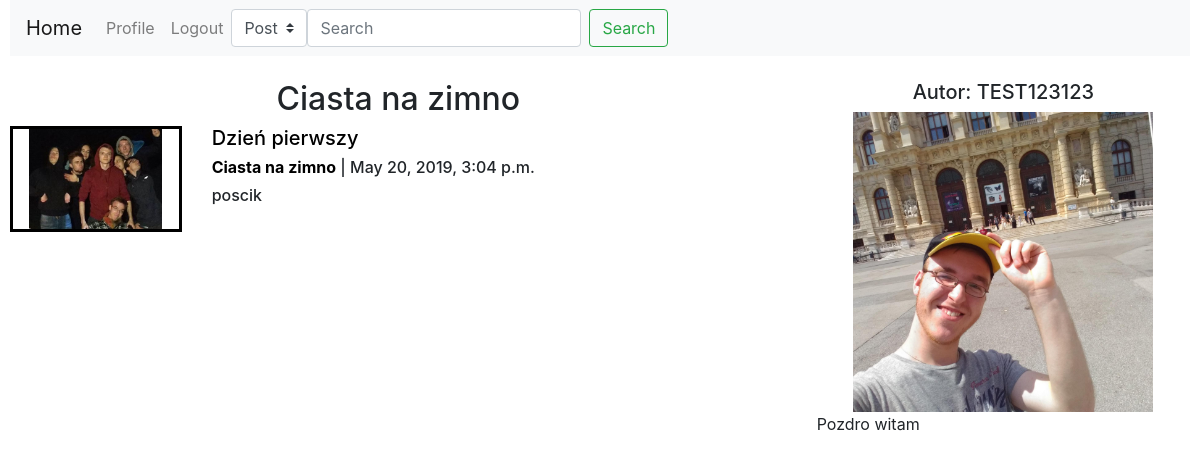
Page /blog/14 on the earlier database version.
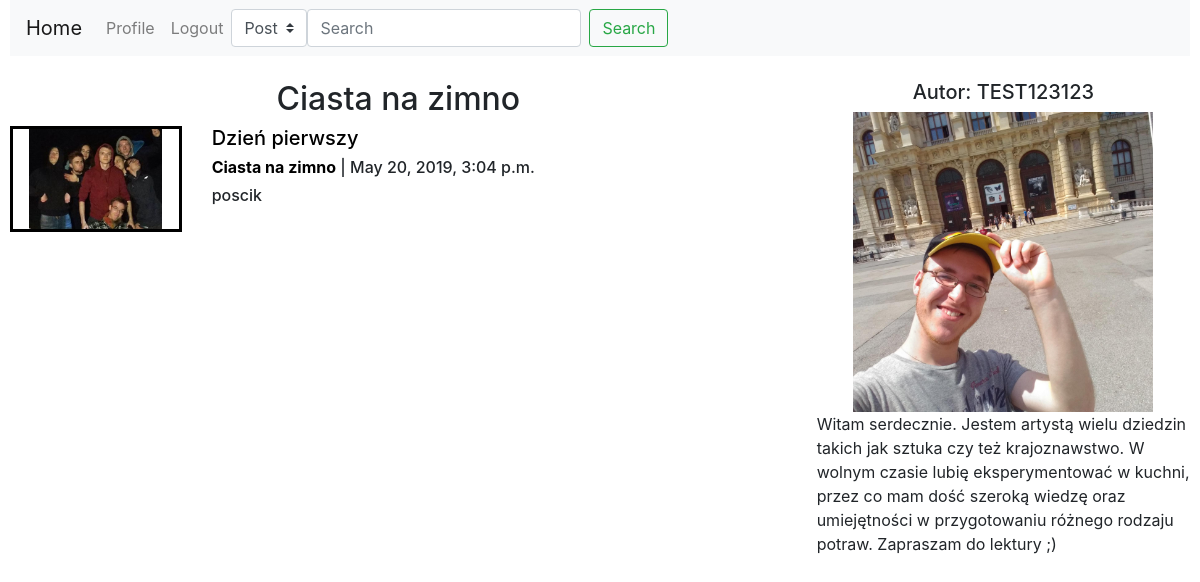
Same page on the later database version.
### Blog/models.py (models this page shows, shortened)
class Profil(models.Model):
    User=models.OneToOneField(User,on_delete=models.CASCADE,primary_key=True)
    Zdjecie=models.ImageField(default='Profilowe/default_pic.jpg',upload_to=path_and_rename)
    Opis=models.CharField(max_length=1000,blank=True)

### Blog/views.py (the view)
# urls.py: path('blog/<int:blog_id>',views.blog,name='blog'),
def blog(request,blog_id):
    posts= models.Post.objects.filter(IDBlog=blog_id)# wczytywanie plstow z bloga
    blog= models.Blog.objects.get(IDBlog=blog_id)
    user=blog.IDAutor
    profil= models.Profil.objects.get(User=user)
    return render(request,'Blog/blogPosts.html',{'profil':profil,'posts':posts,'blog':blog,'user':user})

### Blog/templates/Blog/blogPosts.html
{%extends 'Blog/base.html'%}
{%block content%}
<div class="row">
    <div class="col-8">
        <div class="text-center">
            <h2>{{blog.Nazwa}}</h2>
        </div>
        {% for post in posts%}
        <div class="media row">
                <a href="/post/{{post.IDPost}}" class="col-3">
                    <div class=" text-center" style="border-style: solid">
                      <img src="/Obrazki/{{post.Obraz}}" alt="obrazek" height="100px"/>
                    </div>
                </a>
                <div class="media-body col-7">
                  {%if post.Haslo%}
                  <a class="nav-item" data-toggle="modal" data-target="#exampleModalCentered{{post.IDPost}}" href="">
                    <h5 class="mt-0" style="float:left">{{post.Tytul}}&nbsp;&nbsp;&nbsp;&nbsp;&nbsp;</h5>
                  </a>
                  <img src="/Obrazki/Obrazki/lock.png" style="max-width:20px;max-height:20px;float:left"> <div style="clear:both"></div>
                      <div class="modal" id="exampleModalCentered{{post.IDPost}}" tabindex="-1" role="dialog" aria-labelledby="exampleModal CenteredLabel{{post.IDPost}}" aria-hidden="true">
                        <div class="modal-dialog modal-dialog-centered" role="document">
                          <div class="modal-content">
                            <div class="modal-header">
                              <h5 class="modal-title" id="exampleModalCenteredLabel{{post.IDPost}}">Post strzeżony hasłem</h5>
                              <input type="button" class="close" data-dismiss="modal" aria-label="Close">
                              <span aria-hidden="true">&times;</span>
                            </div>
                            <div class="modal-body">
                              <div class="form-group">
                                  <form action="/post/{{post.IDPost}}/" method="post">
                                    {% csrf_token %}
                                <input type="text" class="form-control" id="PasswordCheck" name="PasswordCheck" placeholder="Wprowadź hasło" >
                              </div>
                            </div>
                            <div class="modal-footer">
                              <button type="button" class="btn btn-secondary" data-dismiss="modal">Anuluj</button>
                              <input type="submit" class="btn btn-primary" id="PasswordCheckS" name="PasswordCheckS"  >
                            </div>
                          </form>
                          </div>
                        </div>
                      </div>
                    {%else%}
                    <a class="nav-item" href="/post/{{post.IDPost}}"><h5 class="mt-0">{{post.Tytul}}</h5></a>
                    {%endif%}
                    <a href="/blog/{{post.IDBlog.IDBlog}}" ><h6 class='mt-0'><strong>{{post.IDBlog.Nazwa}}</strong></a> | {{post.Data}}</h6>
                    {%if post.Haslo %}
                      <h6><strong>Tajne</strong></h6>
                    {%else%}
                      <h6>{{post.Tresc|truncatewords:25}}</h6>
                    {%endif%}
                    <br>
                </div>
              </div>
        {%endfor%}
    </div>
    <div class="col-4">
        <div class="text-center">
            <h5>Autor: {{user.username}}</h5>
        </div>
        <div class="text-center">
            <img src="/Obrazki/{{profil.Zdjecie}}" style="height:300px"/>
        </div>
        <div>
            <p>{{profil.Opis}}</p>
        </div>
    </div>
</div>
{%endblock%}

Differences in the rows shown:
changed Profil: Opis "Pozdro witam" → "Witam serdecznie. Jestem artystą wielu dziedzin takich jak sztuka czy też krajoznawstwo. W wolnym czasie lubię eksperymentować w kuchni, przez co mam dość szeroką wiedzę oraz umiejętności w przygotowaniu różnego rodzaju potraw. Zapraszam do lektury ;)"
